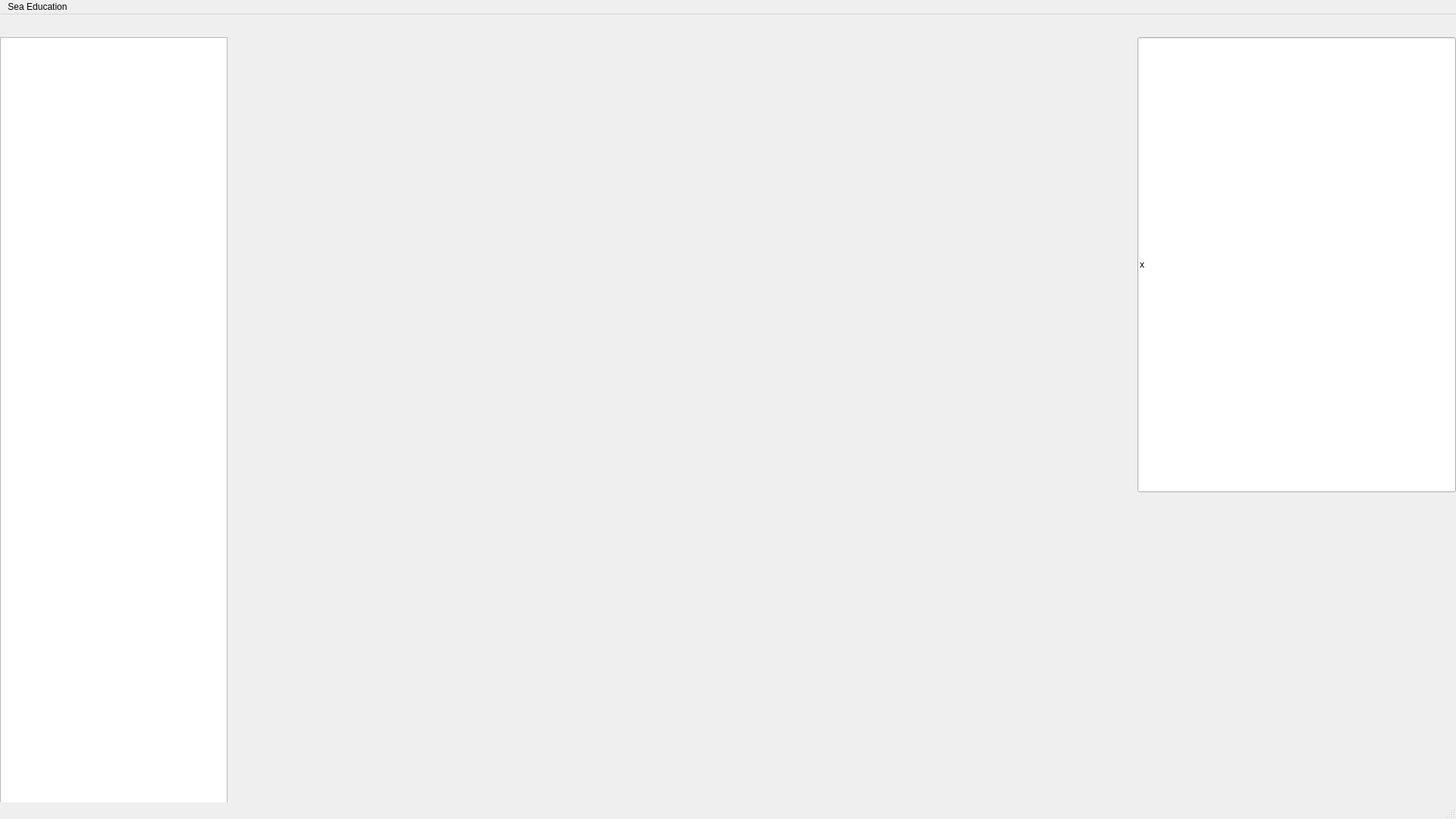
<?xml version="1.0" encoding="UTF-8"?>
<ui version="4.0">
 <class>MainWindow</class>
 <widget class="QMainWindow" name="MainWindow">
  <property name="geometry">
   <rect>
    <x>0</x>
    <y>0</y>
    <width>1920</width>
    <height>1080</height>
   </rect>
  </property>
  <property name="windowTitle">
   <string>MainWindow</string>
  </property>
  <widget class="QWidget" name="centralwidget">
   <widget class="QListWidget" name="listWidget">
    <property name="geometry">
     <rect>
      <x>0</x>
      <y>30</y>
      <width>300</width>
      <height>1050</height>
     </rect>
    </property>
   </widget>
   <widget class="QLineEdit" name="lineEdit">
    <property name="geometry">
     <rect>
      <x>1500</x>
      <y>30</y>
      <width>420</width>
      <height>600</height>
     </rect>
    </property>
    <property name="text">
     <string>x</string>
    </property>
   </widget>
  </widget>
  <widget class="QMenuBar" name="menubar">
   <property name="geometry">
    <rect>
     <x>0</x>
     <y>0</y>
     <width>1920</width>
     <height>24</height>
    </rect>
   </property>
   <widget class="QMenu" name="menuSea_Education">
    <property name="title">
     <string>Sea Education</string>
    </property>
   </widget>
   <addaction name="menuSea_Education"/>
  </widget>
  <widget class="QStatusBar" name="statusbar"/>
 </widget>
 <resources/>
 <connections/>
</ui>
